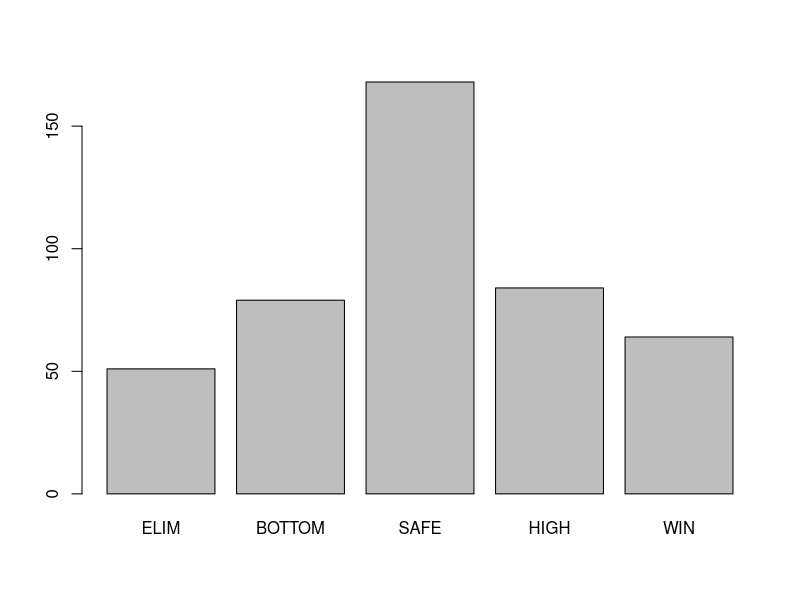
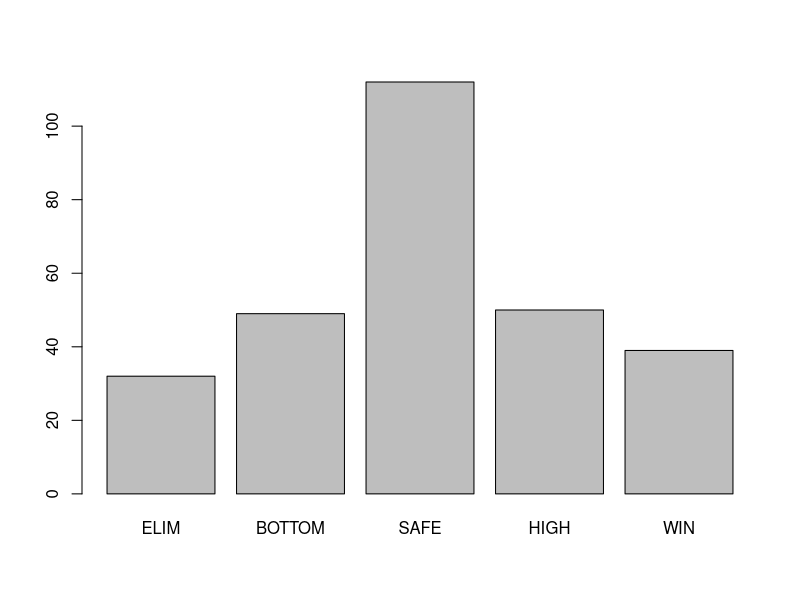
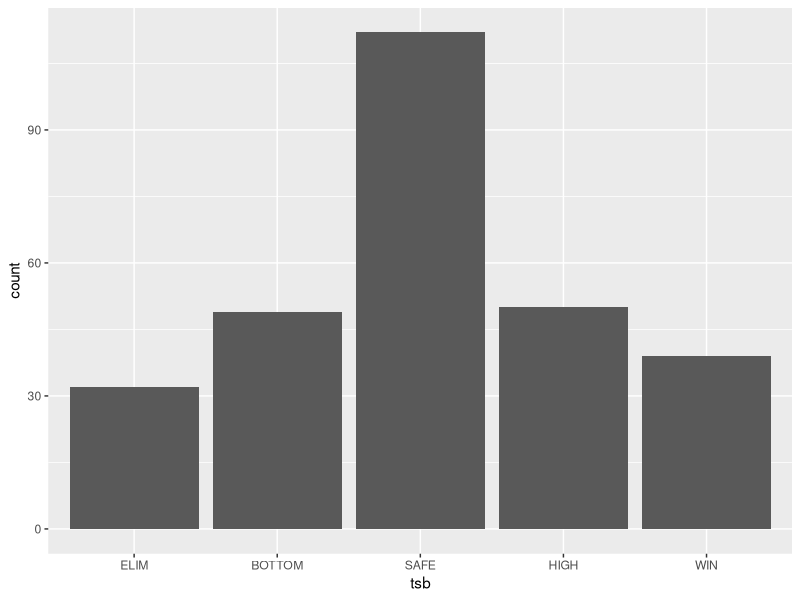
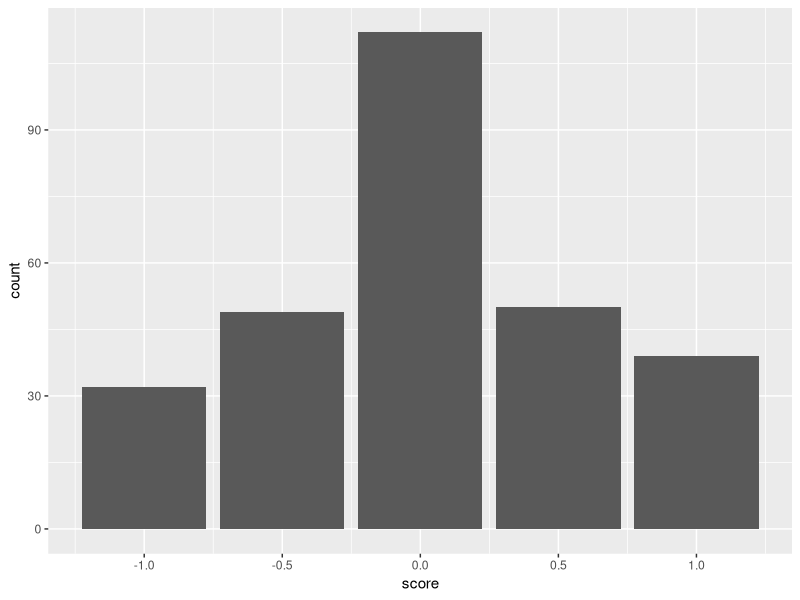
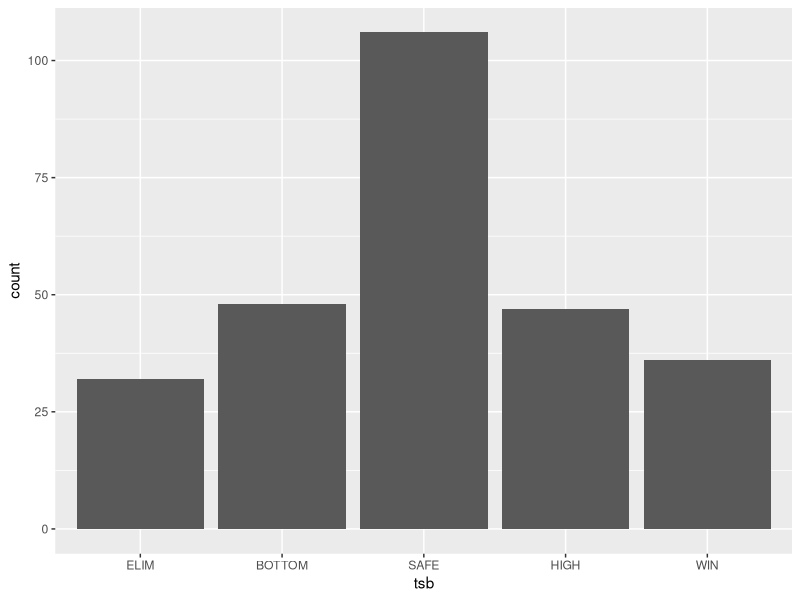
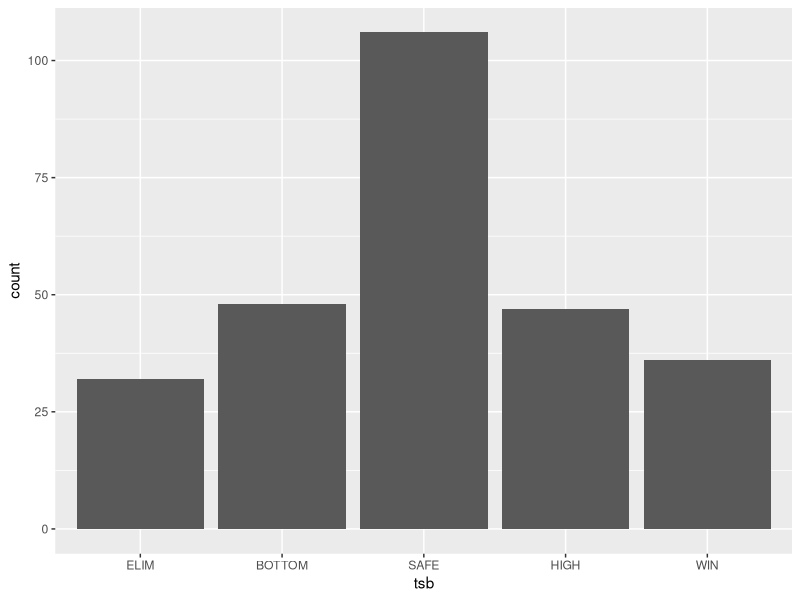
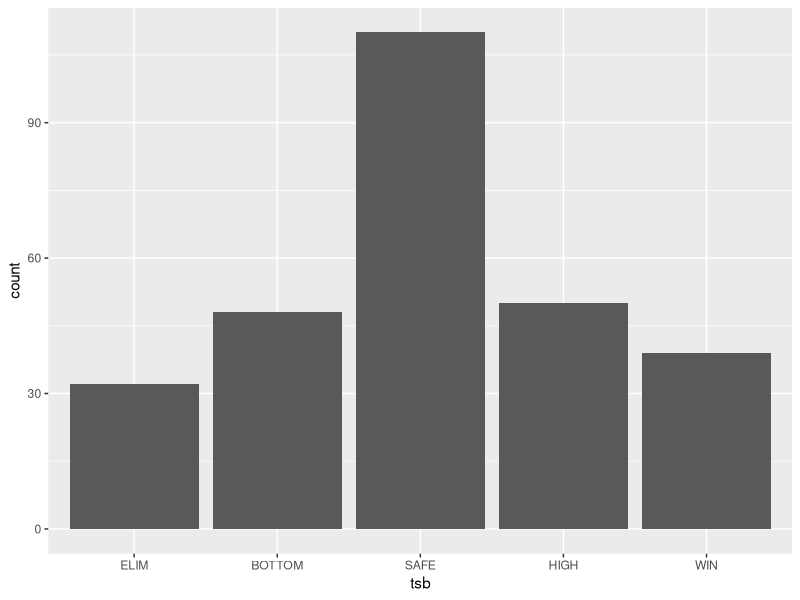
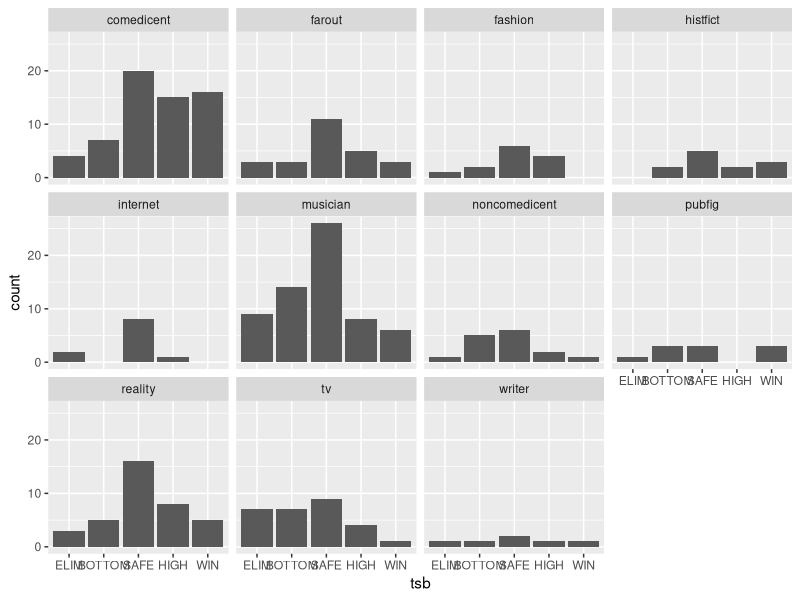

Recreate these plots in R, in order. (Note: this script raises an error after producing the figures.)
## ---- chunk 1
getwd()
library(tidyverse)
eps <- read.csv('./SGStats/eps.csv')
queens <- read.csv('./SGStats/queens.csv')
names(queens) <- queens[1,]
queens <- queens[-1,]
colnames(queens)[2] <- 'queen'
chars <- read.csv('./SGStats/chars.csv')
## ---- chunk 2
sapply(eps, class)
eps$airdate <- as.Date(eps$airdate)
eps$regas <- as.factor(eps$regas)
eps$internat <- as.factor(eps$internat)
eps$specialformat <- as.factor(eps$specialformat)
summary(eps)
## ---- chunk 3
sapply(queens, class)
queens$character2[queens$character2 == "N/A"] <- NA
queens$uniqueid <- as.numeric(queens$uniqueid)
## ---- chunk 4
sapply(chars, class)
chars$alive <- as.factor(chars$alive)
chars$genre <- as.factor(chars$genre)
chars$genre2 <- as.factor(chars$genre2)
chars$genre3 <- as.factor(chars$genre3)
chars1 <- chars[1:5]
chars2 <- chars[, -c(3:5)]
chars1
chars2
## ---- chunk 5
#eps[10:31]
epspivot <- pivot_longer(eps, cols = 10:31, names_to = 'plcmnt', values_to = 'queen', values_drop_na = T) %>% filter(queen != 'N/A')
## ---- chunk 6
queenspivot <- pivot_longer(queens, cols = 3:4, values_to = 'character') %>% drop_na(character) %>% select(c(1, 2, 4))
## ---- chunk 7
chars1[4:5][chars1[4:5] == "N/A"] <- NA
char1pivot <- pivot_longer(chars1, cols = 3:5, values_to = 'genres') %>% drop_na(genres)
char1pivot <- char1pivot[-3]
## ---- chunk 8
char2pivot <- pivot_longer(chars2, cols = 3:13, values_to = 'genres') %>% drop_na(genres)
char2pivot = char2pivot[-4]
char2pivot <- char2pivot %>% rename('genres' = 'name')
## ---- chunk 9
epqueenjoin <- inner_join(epspivot, queenspivot, by = c('uniqueid', 'queen'), multiple = 'all')
myby <- join_by(character == char)
bigjoin1 <- inner_join(epqueenjoin, char1pivot, myby)
bigjoin2 <- inner_join(epqueenjoin, char2pivot, myby)
bigjoin2$genres <- as.factor(bigjoin2$genres)
summary(bigjoin2)
## ---- chunk 10
bigjoin1 <- bigjoin1 %>%
  mutate(tsb = case_when(startsWith(tolower(plcmnt), 'safe') ~ 'SAFE',
                         startsWith(tolower(plcmnt), 'win') ~ 'WIN',
                         startsWith(tolower(plcmnt), 'high') ~ 'HIGH',
                         startsWith(tolower(plcmnt), 'bottom') ~ 'BOTTOM',
                          startsWith(tolower(plcmnt), 'elim') ~ 'ELIM'))

bigjoin2 <- bigjoin2 %>%
  mutate(tsb = case_when(startsWith(tolower(plcmnt), 'safe') ~ 'SAFE',
                         startsWith(tolower(plcmnt), 'win') ~ 'WIN',
                         startsWith(tolower(plcmnt), 'high') ~ 'HIGH',
                         startsWith(tolower(plcmnt), 'bottom') ~ 'BOTTOM',
                          startsWith(tolower(plcmnt), 'elim') ~ 'ELIM'))
## ---- chunk 11
bigjoin1$tsb <- factor(bigjoin1$tsb, levels = c('ELIM', 'BOTTOM', 'SAFE', 'HIGH', 'WIN'))
bigjoin2$tsb <- factor(bigjoin2$tsb, levels = c('ELIM', 'BOTTOM', 'SAFE', 'HIGH', 'WIN'))
#summary(bigjoin)
## ---- chunk 12
bigjoin1 <- bigjoin1 %>%
  mutate(score = case_when(tsb == 'WIN' ~ 1,
                         tsb == 'HIGH' ~ .5,
                         tsb == 'SAFE' ~ 0,
                         tsb == 'BOTTOM' ~ -.5,
                         tsb == 'ELIM' ~ -1))
bigjoin1 %>% group_by(genres) %>% summarise(avgscore = mean(score)) %>% arrange(desc(avgscore))

bigjoin2 <- bigjoin2 %>%
  mutate(score = case_when(tsb == 'WIN' ~ 1,
                         tsb == 'HIGH' ~ .5,
                         tsb == 'SAFE' ~ 0,
                         tsb == 'BOTTOM' ~ -.5,
                         tsb == 'ELIM' ~ -1))
bigjoin2 %>% group_by(genres) %>% summarise(avgscore = mean(score)) %>% arrange(desc(avgscore))
## ---- chunk 13
write.csv(bigjoin1, 'bigjoin1.csv', row.names=F)
write.csv(bigjoin2, 'bigjoin2.csv', row.names=F)
## ---- chunk 14
#439 results approx normally distributed- separate entry for each genre that each character is in, 
summary(bigjoin1$tsb)
summary(bigjoin2$tsb)
plot(bigjoin1$tsb)
plot(bigjoin2$tsb)
## ---- chunk 15
#I'd like to have an option to disregard All Stars or Canada (non-Ru) regular (bigjoin %>% filter(regas == 'reg') %>% group_by(tsb))

#-----
#one entry for each genre within a character
bigjoin2 %>% group_by(tsb) %>% ggplot(., aes(x = tsb)) + geom_bar()

#Score instead of placement (same)
bigjoin2 %>% group_by(score) %>% ggplot(., aes(x = score)) + geom_bar()
#------
#what about how all the QUEENS overall have done, disregarding characters? (BthDQ has one win)
bigjoin1 %>% distinct(uniqueid, queen, tsb) %>% group_by(queen) %>% ggplot(aes(x = tsb)) + geom_bar()
bigjoin1 %>% distinct(uniqueid, queen, tsb) %>% group_by(queen)

bigjoin2 %>% distinct(uniqueid, queen, tsb) %>% group_by(queen) %>% ggplot(aes(x = tsb)) + geom_bar()
bigjoin2 %>% distinct(uniqueid, queen, tsb) %>% group_by(queen)

#what about how distinct CHARACTERS do? (entry for each character in every episode)
bigjoin2 %>% distinct(uniqueid, character, tsb) %>% ggplot(aes(x = tsb)) + geom_bar()
bigjoin2 %>% distinct(uniqueid, character, tsb)
## ---- chunk 16
library('scales')
#fullfacet <- bigjoin2 %>% group_by(tsb) %>% ggplot(aes(tsb), labels = TRUE) + geom_bar(aes(y = (..count..)/tapply(..count..,..PANEL..,sum)[..PANEL..])) + stat_bin(aes(stat='count'), vjust = 0, geom='text', position='identity') 
#fullfacet

ff <- bigjoin2 %>% group_by(tsb) %>% ggplot(aes(tsb), labels = TRUE) + geom_bar()
ff <- ff + geom_text(aes(label=..count..), stat='count', y = 114) + facet_wrap(~genres)

#+ facet_wrap(~genres)
#fullfacet
geom_bar(aes(y = (..count..)/tapply(..count..,..PANEL..,sum)[..PANEL..]))

ff
ff %+% dplyr::filter(bigjoin2, genres %in% c('fashion', 'histfict'))
## ---- chunk 17
#examine genres- double check
#bigjoin %>% filter(genres == 'TV')
#--------------------------------------------------------------
genrecheck <- bigjoin1 %>% distinct(uniqueid, character, tsb, score, genres)
genrecheck <- genrecheck %>% filter(genres %in% c('Reality', 'Government'))
genrecheck

genredens <- genrecheck %>% ggplot(., aes(x=tsb, group=genres, fill = genres)) + geom_bar()
genredens
#--------------------------------------------------------------
genrebar <- genrecheck %>% group_by(genres) %>% mutate(genre_count = n()) %>%
  ungroup() %>%
  mutate(genre_update = paste0(genres, "; n=", genre_count)) %>%
  ggplot(aes(x = tsb)) + geom_bar()+ facet_wrap(~genre_update)
genrebar
## ---- chunk 18
#examine genres- double check
#bigjoin %>% filter(genres == 'TV')
#------------

#For RuPaul Only
#bigjoin1 %>% filter(internat != 'CAN')
#Disregard All-Stars Formats
#bigjoin1 %>% filter(regas == 'reg')

#--------------------------------------------------------------
genrecheck <- bigjoin2 %>% distinct(uniqueid, season, internat, queen, character, tsb, score, genres)
genrecheck <- genrecheck %>% filter(genres %in% c('musician', 'pubfig'))
#--------------------------------------------------------------
genrebar <- genrecheck %>% group_by(genres) %>% mutate(genre_count = n(), avgscore = round(mean(score), 3)) %>%
  ungroup() %>%
  mutate(genre_update = paste0(genres, "; n=", genre_count, "; Mean Score: ", avgscore)) %>%
  ggplot(aes(x = tsb)) + geom_bar()+ scale_y_continuous(breaks= pretty_breaks()) + facet_wrap(~genre_update) + labs(title = 'Genre Comparison by Count', x = 'Placement', y = 'Count')
genrebar
#^THIS IS GOOD

#---------------------
ggplot(genrecheck %>% group_by(genres) %>% mutate(weight = 1/n()), 
       aes(x = tsb, fill = genres)) +
  geom_bar(aes(weight = weight), stat = 'count', position = 'dodge') + labs(title = 'Percent Placement by Genre', x = 'Placement', y = 'Percentage')

#---
genrecheck %>% group_by(genres) %>% mutate(weight = 1/n()) %>%
         ggplot(aes(x = tsb, fill = genres)) + geom_bar(aes(weight = weight), stat = 'count', position = 'dodge') + 
    labs(title = 'Percent Placement by Genre', x = 'Placement', y = 'Percentage')

## ---- chunk 19
genrecheck %>% group_by(genres) %>% select(-1)
## ---- chunk 20
summary(bigjoin2)
bigjoin2 %>% filter(genres == 'entertainer')
## ---- chunk 21
### I am suspicious of trying to do t-testing on this, because 
#install.packages('rstatix')
library(rstatix)
genrecheck2 <- bigjoin2 %>% distinct(uniqueid, character, tsb, score, genres)
genrecheck2
genrecheck2$score
genrecheck2 %>% group_by(genres) %>% get_summary_stats(score, type = "mean_sd")
genreanova <- genrecheck2 %>% anova_test(score ~ genres)
genreanova #p-value here is .027, there are statistically-significant differences between the groups!

## ---- chunk 22
#pairwise comparisons OK I am struggling here. Can't get much out of these pairwise comparisons, which I guess is ok? but the anova says there's a statistically-significant difference among the groups.
#trimmedgc <- genrecheck %>% group_by(genres) %>% filter(n() >= 2) %>% ungroup()
#trimmedgc
#trimmedgc$score <- as.numeric(trimmedgc$score)
#?pairwise.t.test

pwc <- pairwise.t.test(genrecheck2$score, genrecheck2$genres, p.adj= 'none')
pwc
?t.test

  
class(trimmedgc$score)
#wilcox.test(trimmedgc$score,trimmedgc$genres, p.adj= 'bonferroni')
## ---- chunk 23
#Dead Characters vs Alive Characters (at first appearance)
bigjoin %>% distinct(uniqueid, character, tsb, alive) %>% ggplot(aes(x = tsb)) + geom_bar() + facet_wrap(~alive)


deadalivecheck <- bigjoin %>% distinct(uniqueid, character, score, alive)
doa <- ggplot(data = deadalivecheck, aes(x=score, group=alive, fill = alive)) + geom_density(adjust = .5, alpha = .5)
doa

#T-TESTING
deadalivecheck
deadalivecheck %>% group_by(alive) %>% summarise(mean(score))
deadalivecheck %>% summarise(mean(score))
?t.test
allalive <- deadalivecheck %>% filter(alive == 1)
allalive
alldead <- deadalivecheck %>% filter(alive == 0)
alldead
t.test(alldead$score, allalive$score) #pval is .02- dead character avg is significantly different from alive character avg
t.test(allalive$score, deadalivecheck$score) #pval is .3822, alive characters don't differ significantly from the whole group
t.test(alldead$score, deadalivecheck$score) #pval is .09151, dead characters don't differ significantly from whole group
## ---- chunk 24
bigjoin %>% group_by(genres) %>% summarise(avgscore = mean(score)) %>% arrange(desc(avgscore))
genregroup <- bigjoin %>% group_by(genres)
genregroup
genregroup %>% summarise(mean(score))
genregroup$score

genregroup %>%filter (genres == 'Musician') %>% pull(score)
athletes <- genregroup %>% filter(genres == 'Writer') %>% pull(score)
athletes
t.test(athletes, genregroup$score)
## ---- chunk 25
#sure you can just have everyone who won but really what you want is people who have done well over multiple SG's
this <- bigjoin %>% group_by(uniqueid, queen) %>% summarise()  #distinct(uniqueid, queen)
this2 <- bigjoin%>% group_by(uniqueid)

#This is just the queens who have done more than one (join on this and get some more interesting stats)
twotimers <- queens %>% filter(duplicated(queen, fromLast = T) | duplicated(queen, fromLast = F))
twotimers <- twotimers[-4]
## ---- chunk 26
#hmm this is cool and really close but the mutliple characters are going to throw off the avg
bigjoin %>% filter(queen %in% twotimers$dq) %>% distinct(uniqueid, queen, score) %>% group_by(queen) %>% summarise(avgscore = mean(score)) %>% arrange(desc(avgscore))

bigjoin %>% filter(queen == 'Gia Gunn')
